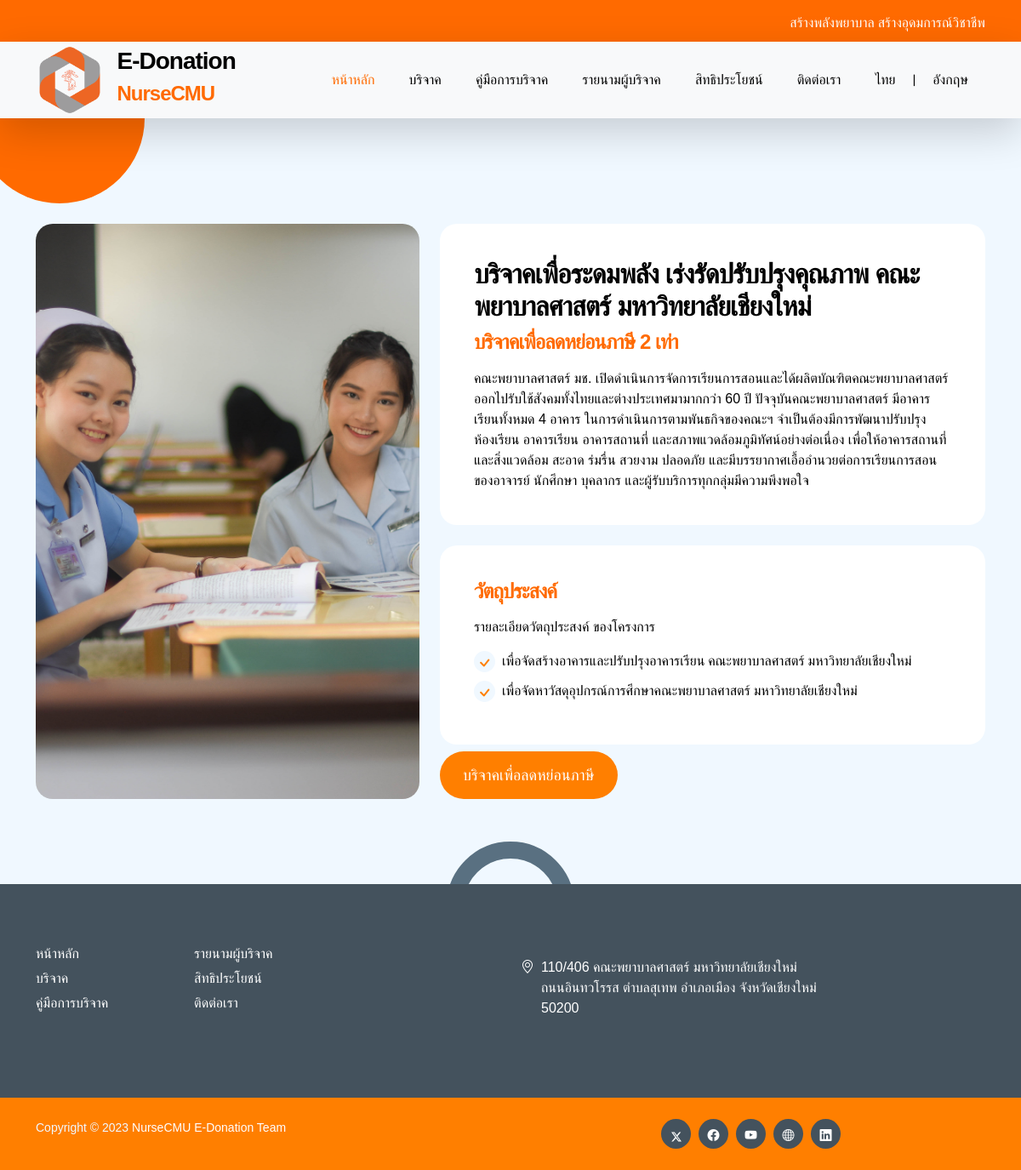
Screenshot of /details?id=2&lang=th with the database file from the repository.
### tables this page shows
CREATE TABLE `menu_th` (
  `id` int(11) NOT NULL,
  `home` varchar(255) NOT NULL,
  `donation` varchar(255) NOT NULL,
  `donation_steps` varchar(255) NOT NULL,
  `list_of_donors` varchar(255) NOT NULL,
  `benefits` varchar(255) NOT NULL,
  `contact` varchar(255) NOT NULL,
  `obj` varchar(255) NOT NULL,
  `details_of` varchar(50) NOT NULL,
  `status_receipt` varchar(50) NOT NULL,
  `rec_email1` varchar(255) NOT NULL,
  `rec_email2` varchar(255) NOT NULL,
  `amount` varchar(255) NOT NULL,
  `name_title` varchar(255) NOT NULL,
  `donation_fullname` varchar(255) NOT NULL,
  `rec_idname` varchar(255) NOT NULL,
  `rec_tel` varchar(255) NOT NULL,
  `address` varchar(255) NOT NULL,
  `provinces` varchar(255) NOT NULL,
  `amphures` varchar(255) NOT NULL,
  `districts` varchar(255) NOT NULL,
  `submit` varchar(255) NOT NULL,
  `address_nuser` varchar(255) NOT NULL,
  `header` varchar(255) NOT NULL,
  `back` varchar(50) NOT NULL
);

CREATE TABLE `project_th` (
  `id` int(11) NOT NULL,
  `edo_pro_id` varchar(10) NOT NULL,
  `edo_name` varchar(255) NOT NULL COMMENT 'ชื่อโครงการ',
  `edo_description` varchar(255) NOT NULL COMMENT 'ชื่อแสดงในใบเสร็จ',
  `edo_objective` varchar(255) NOT NULL COMMENT 'ชื่อแสดงในใบอนุโม',
  `edo_details` text NOT NULL COMMENT 'รายละเอียดโครงการแสดงหน้าเว็บ',
  `edo_details_objective1` text NOT NULL COMMENT 'วัตถุประสงค์แสดงหน้าเว็บ',
  `edo_details_objective2` text NOT NULL COMMENT 'วัตถุประสงค์แสดงหน้าเว็บ',
  `edo_details_objective3` text NOT NULL COMMENT 'วัตถุประสงค์แสดงหน้าเว็บ',
  `edo_details_objective4` text NOT NULL COMMENT 'วัตถุประสงค์แสดงหน้าเว็บ',
  `edo_tex` varchar(255) NOT NULL,
  `img_file` varchar(255) NOT NULL COMMENT 'รูปโครงการ',
  `img_banner` varchar(255) NOT NULL COMMENT 'รูปลดหย่อนในโครงการ',
  `dateCreate` timestamp NOT NULL DEFAULT current_timestamp() ON UPDATE current_timestamp()
);

### languages/th.php (called while the page is built, shortened)
<?php
require_once 'config_th/connection_l.php';
$query_menu_th = "SELECT home, donation, donation_steps, list_of_donors, benefits, contact, obj, details_of,
rec_email1, rec_email2, amount, name_title, donation_fullname, rec_idname, rec_tel,
address, provinces, amphures, districts, submit,status_receipt,address_nuser,header,back
FROM menu_th;
";
$query_details = "SELECT `edo_name`,`edo_description` FROM project_th";
try {
    $result_menu_th = $conn->query($query_menu_th);
    $menu_th = $result_menu_th->fetch(PDO::FETCH_ASSOC);
    $result_details = $conn->query($query_details);
    $details = $result_details->fetch(PDO::FETCH_ASSOC);
    $lang = array(
        "home" => $menu_th["home"],
        "donation" => $menu_th["donation"],
        "donation_steps" => $menu_th["donation_steps"],
        "list_of_donors" => $menu_th["list_of_donors"],
        "benefits" => $menu_th["benefits"],
        "contact" => $menu_th["contact"],
        "obj" => $menu_th["obj"],
        "details_of" => $menu_th["details_of"],
        "rec_email1" => $menu_th["rec_email1"],
        "rec_email2" => $menu_th["rec_email2"],
        "amount" => $menu_th["amount"],
        "name_title" => $menu_th["name_title"],
        "donation_fullname" => $menu_th["donation_fullname"],
        "rec_idname" => $menu_th["rec_idname"],
        "rec_tel" => $menu_th["rec_tel"],
        "address" => $menu_th["address"],
        "provinces" => $menu_th["provinces"],
        "amphures" => $menu_th["amphures"],
        "districts" => $menu_th["districts"],
        "submit" => $menu_th["submit"],
        "status_receipt" => $menu_th["status_receipt"],
        "address_nuser" => $menu_th["address_nuser"],
        "header" => $menu_th["header"],
        "back" => $menu_th["back"],
        "edo_name" => $details["edo_name"],
        "lang_en" => "อังกฤษ",
        "lang_th" => "ไทย"
    );
} catch (PDOException $e) {
    echo "Error: " . $e->getMessage();
}

### config_th/config_languages.php (called while the page is built, shortened)
<?php
$langFile = "languages/" . $_SESSION['lang'] . ".php";
if (file_exists($langFile)) {
    require_once $langFile;
} else {
    echo "Language file not found!";
    exit;
}

### details.php (the view, shortened to what this page needs)
<!doctype html>
<html lang="en">
<?php require_once 'config_th/config_languages.php';
require_once 'config_th/head.php'; ?>
<body id="section_1">
    <?php require_once 'config_th/header.php';
    require_once 'config_th/nav.php'; ?>
    <main>
        <section class="cta-section section-padding section-bg">
            <br>
            <div class="container">
                <div class="row">
                    <?php
                    if (isset($_GET['lang']) && $_GET['lang'] == 'en') {
                        $table_name = 'project_en';
                    } else {
                        $table_name = 'project_th';
                    }
                    require_once 'config_th/connection.php';
                    if ($conn) {
                        if (isset($_GET['id'])) {
                            $stmt = $conn->prepare("SELECT * FROM $table_name WHERE id=?");
                            $stmt->execute([$_GET['id']]);
                            $row = $stmt->fetch(PDO::FETCH_ASSOC);
                            if ($row) {
                                $imageURL = "images/causes/" . $row['img_file'];
                    ?>
                                <div class="col-lg-5 col-12 mb-5 mb-lg-0">
                                    <img src="<?= $imageURL; ?>" class="custom-text-box-image img-fluid" alt="">
                                </div>
                    <?php
                            }
                        }
                    } else {
                        echo "Failed to connect to database.";
                    }
                    ?>
                    <div class="col-lg-7 col-12">
                        <?php if ($row) : ?>
                            <div class="custom-text-box">
                                <h3 class="mb-2"><?= $row['edo_name']; ?></h3>
                                <h5 class="mb-3"><?= $row['edo_tex']; ?></h5>
                                <p class="mb-0"><?= $row['edo_details']; ?></p>
                            </div>
                            <div class="row">
                                <div class="col-lg-12 col-md-12 col-12">
                                    <div class="custom-text-box mb-lg-0">
                                        <h5 class="mb-3"><?php echo $lang['obj'] ?></h5>
                                        <p><?php echo $lang['details_of'] ?></p>
                                        <ul class="custom-list mt-2">
                                            <?php if (!empty($row['edo_details_objective1'])) : ?>
                                                <li class="custom-list-item d-flex">
                                                    <i class="bi-check custom-text-box-icon me-2"></i>
                                                    <?= $row['edo_details_objective1']; ?>
                                                </li>
                                            <?php endif; ?>
                                            <?php if (!empty($row['edo_details_objective2'])) : ?>
                                                <li class="custom-list-item d-flex">
                                                    <i class="bi-check custom-text-box-icon me-2"></i>
                                                    <?= $row['edo_details_objective2']; ?>
                                                </li>
                                            <?php endif; ?>
                                        </ul>
                                    </div>
                                </div>
                            </div>
                            <div class="col-lg-12 col-12">
                                <a href="donat?id=<?= $row['id']; ?>&lang=<?= isset($_GET['lang']) ? $_GET['lang'] : 'th'; ?>" class="custom-btn btn smoothscroll">บริจาคเพื่อลดหย่อนภาษี</a>
                            </div>
                        <?php endif; ?>
                    </div>
                </div>
            </div>
        </section>
    </main>
    <?php require_once('config_th/footer.php'); ?>
</body>
</html>

### config_th/header.php
<header class="site-header">
    <div class="container">
        <div class="row">
            <div class="col-lg-8 col-12 ms-auto  flex-wrap">
                <ul class="social-icon">
                    <li class="social-icon-item" style="color: white;">
                        <h7><?php echo $lang['header'] ?></h7>
                    </li>
                </ul>
            </div>
        </div>
    </div>
</header>

### config_th/nav.php (shortened to what this page needs)
<nav class="navbar navbar-expand-lg bg-light shadow-lg">
    <div class="container">
        <a class="navbar-brand" href="index?lang=<?= $_GET['lang'] ?>">
            <img src="images/logo.png" class="logo img-fluid">
            <span>
                <h4 style="margin-left: 10px;">E-Donation</h4>
                <h5 style="margin-left: 10px;">NurseCMU</h5>
            </span>
        </a>
        <div class="collapse navbar-collapse" id="navbarNav">
            <ul class="navbar-nav ms-auto">
                <li class="nav-item">
                    <a class="nav-link click-scroll" href="index?lang=<?= $_GET['lang'] ?>"><?php echo $lang['home'] ?></a>
                </li>
                <li class="nav-item">
                    <a class="nav-link click-scroll" href="index#section_2?lang=<?= $_GET['lang'] ?>"><?php echo $lang['donation'] ?></a>
                </li>
                <li class="nav-item">
                    <a class="nav-link click-scroll" href="#" data-bs-toggle="modal" data-bs-target="#staticBackdrop"><?php echo $lang['donation_steps'] ?></a>
                </li>
                <li class="nav-item">
                    <a class="nav-link click-scroll" href="invoice?lang=<?= $_GET['lang'] ?>"><?php echo $lang['list_of_donors'] ?></a>
                </li>
                <li class="nav-item">
                    <a class="nav-link " href="service?lang=<?= $_GET['lang'] ?>"><?php echo $lang['benefits'] ?></a>
                </li>
                <li class="nav-item">
                    <a class="nav-link click-scroll" href="index#section_4?lang=<?= $_GET['lang'] ?>"><?php echo $lang['contact'] ?></a>
                </li>
                <li class="nav-item">
                    <a class="nav-link click-scroll" href="index?lang=th"><?php echo $lang['lang_th'] ?></a>|<a class="nav-link click-scroll" href="index?lang=en"><?php echo $lang['lang_en'] ?></a>
                </li>
            </ul>
        </div>
    </div>
</nav>

### config_th/footer.php
<footer class="site-footer">
    <div class="container">
        <div class="row">
            <div class="col-lg-4 col-md-6 col-12 mb-4">
                <ul class="footer-menu">
                    <li class="footer-menu-item"><a href="index?lang=<?= $_GET['lang'] ?>" class="footer-menu-link"><?php echo $lang['home'] ?></a></li>
                    <li class="footer-menu-item"><a href="index#section_2?lang=<?= $_GET['lang'] ?>" class="footer-menu-link"><?php echo $lang['donation'] ?></a></li>
                    <li class="footer-menu-item"><a href="index.php#section_3" class="footer-menu-link"><?php echo $lang['donation_steps'] ?></a></li>
                    <li class="footer-menu-item"><a href="invoice?lang=<?= $_GET['lang'] ?>" class="footer-menu-link"><?php echo $lang['list_of_donors'] ?></a></li>
                    <li class="footer-menu-item"><a href="service?lang=<?= $_GET['lang'] ?>" class="footer-menu-link"><?php echo $lang['benefits'] ?></a></li>
                    <li class="footer-menu-item"><a href="index#section_4?lang=<?= $_GET['lang'] ?>" class="footer-menu-link"><?php echo $lang['contact'] ?></a></li>
                </ul>
            </div>
            <div class="col-lg-4 col-md-6 col-12 mx-auto">
                <p class="text-white d-flex mt-3">
                    <i class="bi-geo-alt me-2"></i>
                    <?php echo $lang['address_nuser'] ?>
                </p>
            </div>
        </div>
    </div>
    <div class="site-footer-bottom">
        <div class="container">
            <div class="row">
                <div class="col-lg-6 col-md-7 col-12">
                    <p class="copyright-text mb-0">Copyright © 2023 <a href="#">NurseCMU E-Donation Team </a></p>
                </div>
                <div class="col-lg-6 col-md-5 col-12 d-flex justify-content-center align-items-center mx-auto">
                    <ul class="social-icon">
                        <li class="social-icon-item">
                            <a href="https://twitter.com/nursecmu" class="social-icon-link"><svg xmlns="http://www.w3.org/2000/svg" width="12" height="12" fill="currentColor" class="bi bi-twitter-x" viewBox="0 0 16 16">
                                    <path d="M12.6.75h2.454l-5.36 6.142L16 15.25h-4.937l-3.867-5.07-4.425 5.07H.316l5.733-6.57L0 .75h5.063l3.495 4.633L12.601.75Zm-.86 13.028h1.36L4.323 2.145H2.865l8.875 11.633Z" />
                                </svg></a>
                        </li>
                        <li class="social-icon-item">
                            <a href="https://th-th.facebook.com/nursecmu/" class="social-icon-link bi-facebook"></a>
                        </li>
                        <li class="social-icon-item">
                            <a href="https://www.youtube.com/channel/UCrsvXl143w91ND6BjGn9cZw" class="social-icon-link bi-youtube"></a>
                        </li>
                        <li class="social-icon-item">
                            <a href="https://www.nurse.cmu.ac.th/web/Default.aspx" class="social-icon-link bi-globe"></a>
                        </li>
                        <li class="social-icon-item">
                            <a href="#" class="social-icon-link bi-linkedin"></a>
                        </li>
                    </ul>
                </div>
            </div>
        </div>
    </div>
</footer>

### rows the page displays
menu_th: header "สร้างพลังพยาบาล สร้างอุดมการณ์วิชาชีพ", home "หน้าหลัก", donation "บริจาค", donation_steps "คู่มือการบริจาค", list_of_donors "รายนามผู้บริจาค", benefits "สิทธิประโยชน์", contact "ติดต่อเรา", obj "วัตถุประสงค์", details_of "รายละเอียดวัตถุประสงค์ ของโครงการ", address_nuser "110/406 คณะพยาบาลศาสตร์ มหาวิทยาลัยเชียงใหม่ ถนนอินทวโรรส ตำบลสุเทพ อำเภอเมือง จังหวัดเชียงใหม่ 50200"
project_th: img_file (picture), edo_name "บริจาคเพื่อระดมพลัง เร่งรัดปรับปรุงคุณภาพ คณะพยาบาลศาสตร์ มหาวิทยาลัยเชียงใหม่", edo_tex "บริจาคเพื่อลดหย่อนภาษี 2 เท่า", edo_details "คณะพยาบาลศาสตร์ มช. เปิดดำเนินการจัดการเรียนการสอนและได้ผลิตบัณฑิตคณะพยาบาลศาสตร์ ออกไปรับใช้สังคมทั้งไทยและต่างประเทศมามากกว่า 60 ปี ปัจจุบันคณะพยาบาลศาสตร์ มีอาคารเรียนทั้งหมด 4 อาคาร ในการดำเนินการตามพันธกิจของคณะฯ จำเป็นต้องมีการพัฒนาปรับปรุงห้องเรียน อาคารเรียน อาคารสถานที่ และสภาพแวดล้อมภูมิทัศน์อย่างต่อเนื่อง เพื่อให้อาคารสถานที่และสิ่งแวดล้อม สะอาด ร่มรื่น สวยงาม ปลอดภัย และมีบรรยากาศเอื้ออำนวยต่อการเรียนการสอนของอาจารย์ นักศึกษา บุคลากร และผู้รับบริการทุกกลุ่มมีความพึงพอใจ", edo_details_objective1 "เพื่อจัดสร้างอาคารและปรับปรุงอาคารเรียน คณะพยาบาลศาสตร์ มหาวิทยาลัยเชียงใหม่", edo_details_objective2 "เพื่อจัดหาวัสดุอุปกรณ์การศึกษาคณะพยาบาลศาสตร์ มหาวิทยาลัยเชียงใหม่"

### other values shown
$lang['lang_th'] "ไทย"
$lang['lang_en'] "อังกฤษ"
